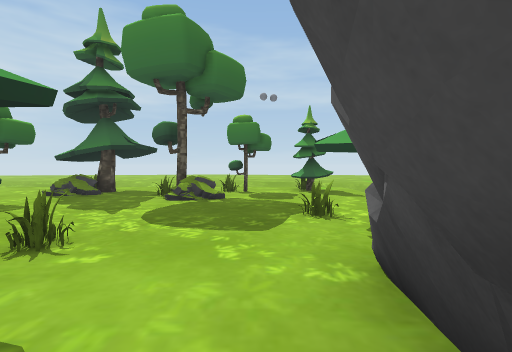
View 1 (above)

18 first-person views from a walk through a 3-D level made in the Unity game engine. The camera is 1.5 m above the floor, tilts 2° down and sees 85° across. The floor is counted in squares, 2 m on a side. Each view is taken from the middle of a square. On the plan, view 1 faces up. The plan holds only what a view shows up to about 10 squares ahead; the rest is blank. The place goes on beyond the plan. The player character is not drawn.

View 2
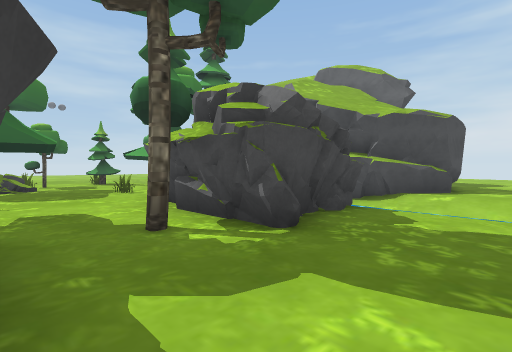

View 3
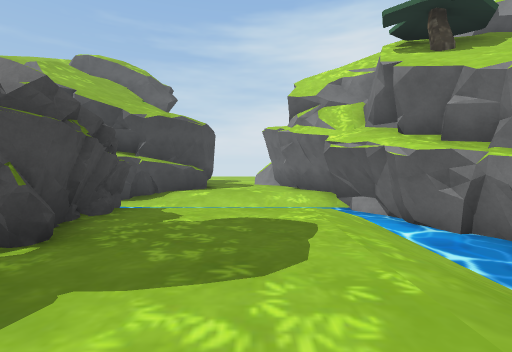

View 4
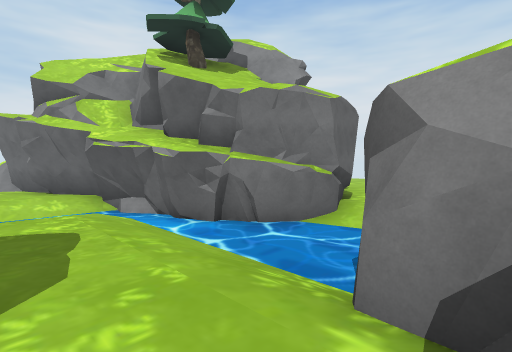

View 5
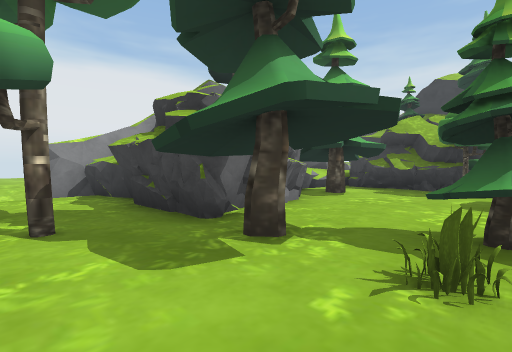

View 6
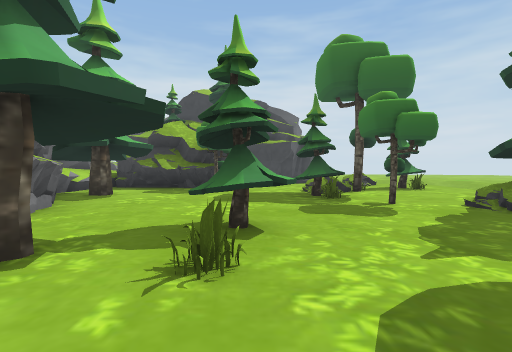

View 7
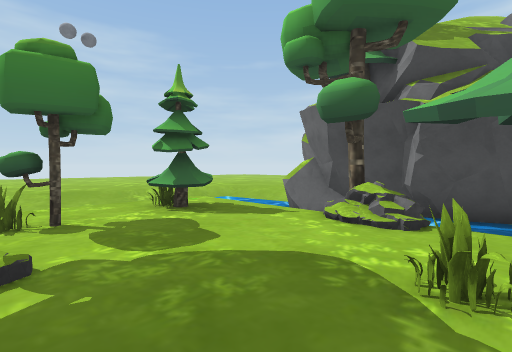

View 8
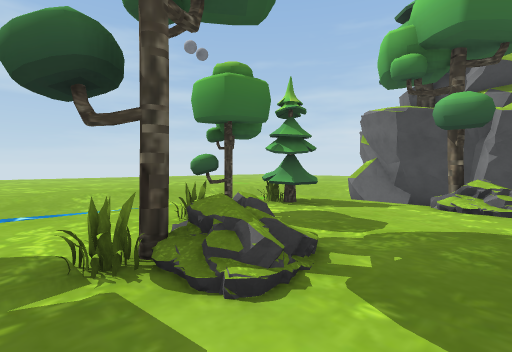

View 9
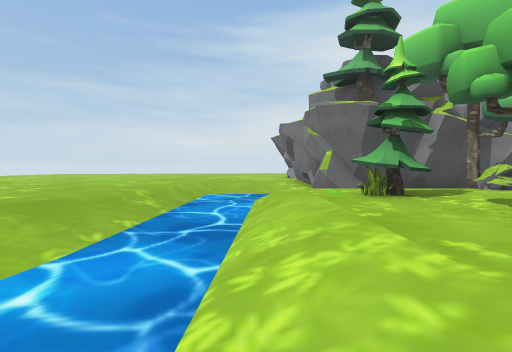

View 10
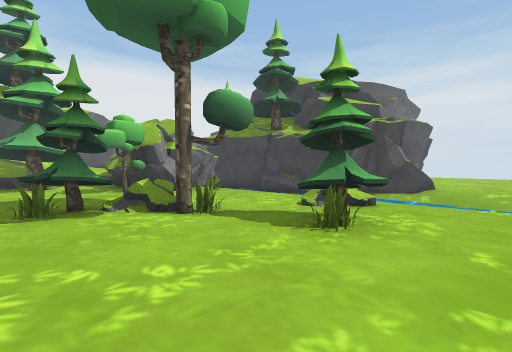

View 11
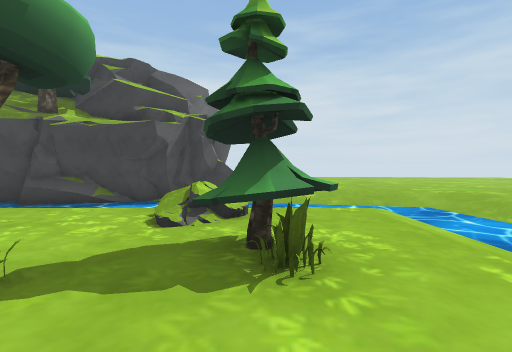

View 12
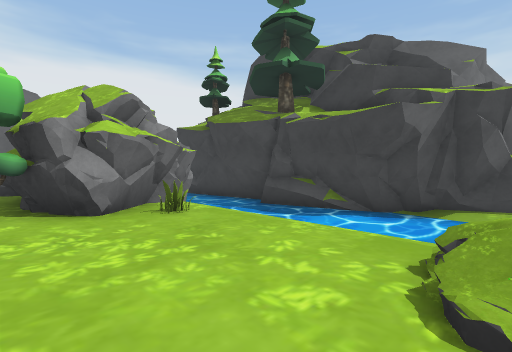

View 13
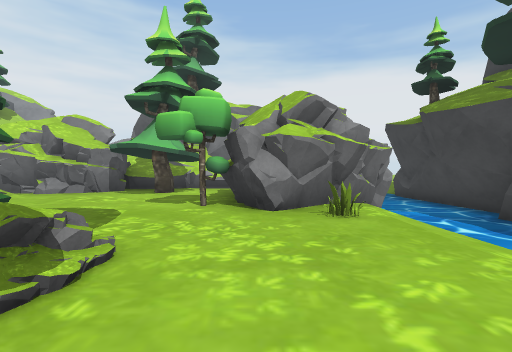

View 14
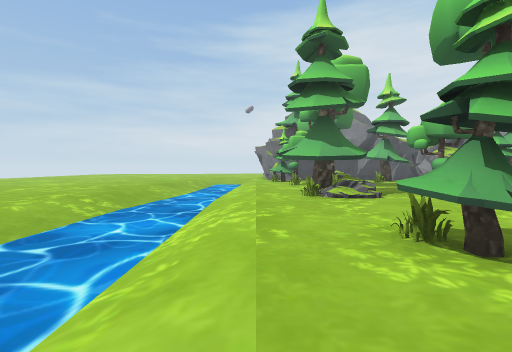

View 15
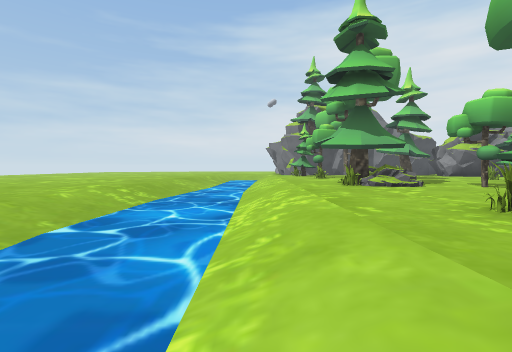

View 16
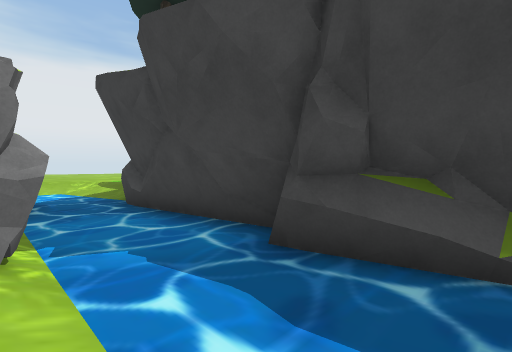

View 17
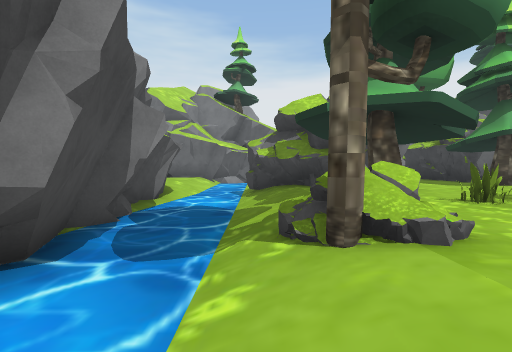

View 18
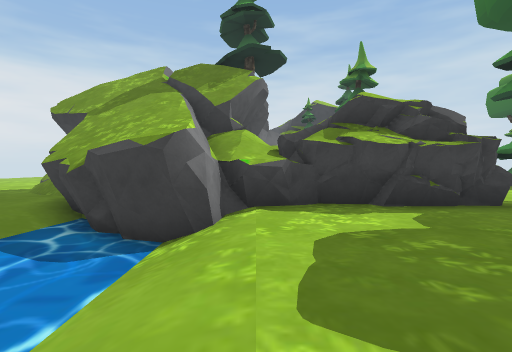

### Floor plan
Key: @ floor where view 1 was taken; # wall or solid block; x gap in a wall; . main floor; - floor 0.75 m lower than the main floor; / step, stairs or slope; = window, fence, low wall or low ledge; ≈ liquid the walk keeps out of; ^ raised ledge; T tree; R rock; O other object.
Columns run from 16 left of view 1 to 7 right of it. Each row starts with its distance up from view 1.
 14 ^^^^   ^^^^^^^^^^^^^^^^^
 13 ^^^^≈ ≈≈≈≈≈≈≈≈^^^^^^^^^^
 12 ^^≈≈≈≈≈≈≈≈≈≈≈≈≈≈≈≈≈≈≈≈^^
 11 ^≈  ///////////////≈≈≈^^
 10 ^≈  ................ ≈^^
  9 ^≈  .............TT. /##
  8 ^≈  //TT..RTT..TO.T./≈#
  7 ^≈   R...../.OTR..../≈#
  6 ≈≈≈ ....OTT........RT≈#
  5 #≈≈ ....RT.........//≈##
  4 #≈≈/.....T.......O../≈≈#
  3 #≈≈/.O......TTO...T./≈-#
  2 #≈≈/.##T.....T...##./≈≈#
  1 #≈≈/###.......T..###/≈≈#
  0 #≈≈## #.......x.@####≈^#
 -1 #≈≈   #..T.####.T####≈^#
 -2 #≈≈   #.=^## ##..... ≈^^
 -3 #≈≈   ^^^##  ##.....  ^^
 -4 #≈≈   #      #......  ^^
 -5  ≈-          ##.....  ^^
 -6 ^≈≈          ###/////≈##
 -7 ^^≈           #≈≈≈≈####
 -8 ^^^           #≈≈≈##
 -9  ^           #^^^##

Where each view was taken, in squares from view 1:
view 1: 0 up, 0 right, facing up
view 2: 4 down, 2 left, facing up-right
view 3: 4 down, 2 left, facing right
view 4: 4 down, 2 left, facing down-right
view 5: 3 up, 0 right, facing down-left
view 6: 3 up, 0 right, facing left
view 7: 4 up, 1 left, facing up-right
view 8: 5 up, 3 left, facing up-right
view 9: 11 up, 3 left, facing right
view 10: 10 up, 6 left, facing down-left
view 11: 8 up, 7 left, facing left
view 12: 7 up, 9 left, facing down-left
view 13: 7 up, 10 left, facing down
view 14: 10 up, 12 left, facing right
view 15: 11 up, 12 left, facing right
view 16: 3 up, 13 left, facing down-left
view 17: 8 up, 4 right, facing down
view 18: 5 down, 3 right, facing left
